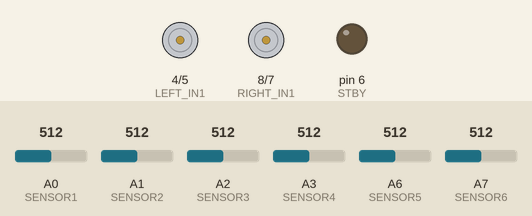
This program was run on a simulated Arduino Nano, built with avr-gcc and run on an emulated ATmega328P. Shown: motor-driver pin pairs drawn as motors (green arrow = first pin HIGH = forward, orange = second pin HIGH = backward, longer = more drive, scaled by the enable pin, stopped while the standby pin is LOW), output pins drawn as LEDs (lit = HIGH). The test bench sets the inputs (shaded band); at power-on: A0 (SENSOR1) = 512, A2 (SENSOR3) = 512, A3 (SENSOR4) = 512, A1 (SENSOR2) = 512, A6 (SENSOR5) = 512, A7 (SENSOR6) = 512.

Above: at 1.2 s.
1.3 s: A0 (SENSOR1) set to 109
2.8 s: A0 (SENSOR1) set to 89
At 3.9 s:
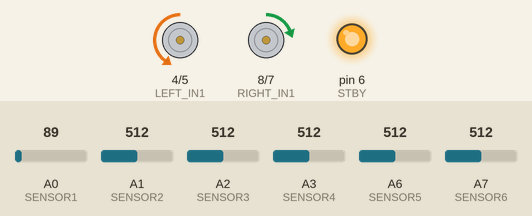
4.3 s: A0 (SENSOR1) set to 110
At 5.1 s:
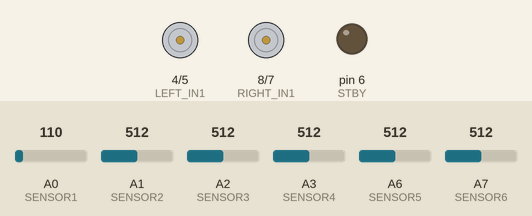
5.8 s: A2 (SENSOR3) set to 111
7.3 s: A2 (SENSOR3) set to 90
At 8.5 s:
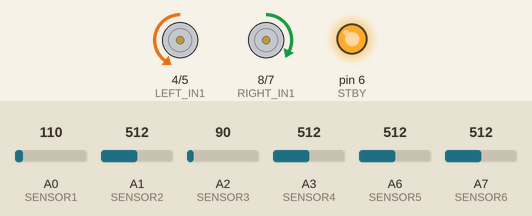
8.8 s: A3 (SENSOR4) set to 108
10.3 s: A3 (SENSOR4) set to 91
At 10.8 s:
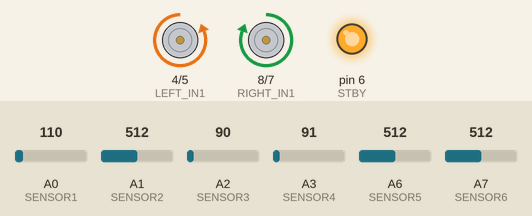
Timing chart, 0 to 12.8 s (numbered marks = the images above; inputs shaded):
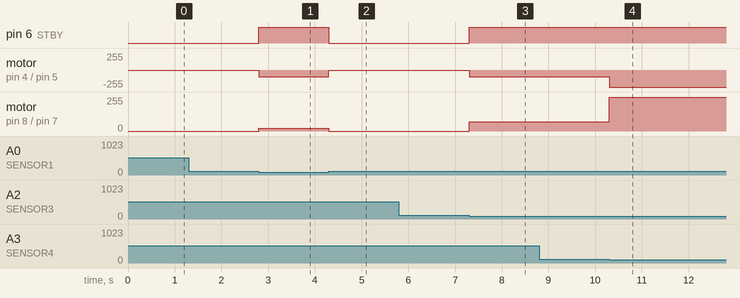

The program:

main.cpp
```cpp
#include <Arduino.h>
//SENSORES
#define SENSOR1 A0
#define SENSOR2 A1
#define SENSOR3 A2
#define SENSOR4 A3
#define SENSOR5 A6
#define SENSOR6 A7

//numero de sensores
#define SENSORNO 6

//motor direito
#define RIGHT_PWM 9
#define RIGHT_IN2 7
#define RIGHT_IN1 8

#define STBY 6 //HABILITA A LOCOMOÇÃO

//MOTOR ESQUERDO
#define LEFT_IN1 4
#define LEFT_IN2 5
#define LEFT_PWM 3

//PORTAS BLUETOOTH
#define BLUETOOTH_TX 10
#define BLUETOOTH_RX 11

void setup() {
    Serial.begin(9600);
    pinMode(RIGHT_PWM, OUTPUT);
    pinMode(RIGHT_IN1, OUTPUT);
    pinMode(RIGHT_IN2, OUTPUT);

    pinMode(LEFT_PWM, OUTPUT);
    pinMode(LEFT_IN1, OUTPUT);
    pinMode(LEFT_IN2, OUTPUT);


    pinMode(STBY, OUTPUT);
}

void loop() {
    //linha reta
    if (analogRead(SENSOR3)<100 && analogRead(SENSOR4)<100){
        digitalWrite(STBY, HIGH);

        digitalWrite(RIGHT_IN1, HIGH);
        digitalWrite(RIGHT_IN2, LOW);
        analogWrite(RIGHT_PWM, 255);

        digitalWrite(LEFT_IN1, LOW);
        digitalWrite(LEFT_IN2, HIGH);
        analogWrite(LEFT_PWM, 255);
    }
    //curva para a direita
    else if(analogRead(SENSOR2)<100 && analogRead(SENSOR3)<100){
        digitalWrite(STBY, HIGH);

        digitalWrite(RIGHT_IN1, HIGH);
        digitalWrite(RIGHT_IN2, LOW);
        analogWrite(RIGHT_PWM, 20);

        digitalWrite(LEFT_IN1, LOW);
        digitalWrite(LEFT_IN2, HIGH);
        analogWrite(LEFT_PWM, 100);
    }
    //curva para a direita
    else if(analogRead(SENSOR2)<100 && analogRead(SENSOR1)<100){
        digitalWrite(STBY, HIGH);

        digitalWrite(RIGHT_IN1, HIGH);
        digitalWrite(RIGHT_IN2, LOW);
        analogWrite(RIGHT_PWM, 20);

        digitalWrite(LEFT_IN1, LOW);
        digitalWrite(LEFT_IN2, HIGH);
        analogWrite(LEFT_PWM, 100);
    }
    //curva para a direita
    else if (analogRead(SENSOR2)<100)
    {
        digitalWrite(STBY, HIGH);

        digitalWrite(RIGHT_IN1, HIGH);
        digitalWrite(RIGHT_IN2, LOW);
        analogWrite(RIGHT_PWM, 20);

        digitalWrite(LEFT_IN1, LOW);
        digitalWrite(LEFT_IN2, HIGH);
        analogWrite(LEFT_PWM, 100);
    }
    //curva para a direita
    else if (analogRead(SENSOR1)<100)
    {
        digitalWrite(STBY, HIGH);

        digitalWrite(RIGHT_IN1, HIGH);
        digitalWrite(RIGHT_IN2, LOW);
        analogWrite(RIGHT_PWM, 20);

        digitalWrite(LEFT_IN1, LOW);
        digitalWrite(LEFT_IN2, HIGH);
        analogWrite(LEFT_PWM, 100);
    }
    //curva para a esquerda
     else if(analogRead(SENSOR4)<100 && analogRead(SENSOR5)<100){
        digitalWrite(STBY, HIGH);

        digitalWrite(RIGHT_IN1, HIGH);
        digitalWrite(RIGHT_IN2, LOW);
        analogWrite(RIGHT_PWM, 100);

        digitalWrite(LEFT_IN1, LOW);
        digitalWrite(LEFT_IN2, HIGH);
        analogWrite(LEFT_PWM, 55);
    }
    //curva para a esquerda
     else if(analogRead(SENSOR5)<100 && analogRead(SENSOR6)<100){
        digitalWrite(STBY, HIGH);

        digitalWrite(RIGHT_IN1, HIGH);
        digitalWrite(RIGHT_IN2, LOW);
        analogWrite(RIGHT_PWM, 100);

        digitalWrite(LEFT_IN1, LOW);
        digitalWrite(LEFT_IN2, HIGH);
        analogWrite(LEFT_PWM, 40);
    }
    //curva para a esquerda
    else if (analogRead(SENSOR5)<100)
    {
        digitalWrite(STBY, HIGH);

        digitalWrite(RIGHT_IN1, HIGH);
        digitalWrite(RIGHT_IN2, LOW);
        analogWrite(RIGHT_PWM, 100);

        digitalWrite(LEFT_IN1, LOW);
        digitalWrite(LEFT_IN2, HIGH);
        analogWrite(LEFT_PWM, 30);
    }
    //curva para a esquerda
    else if (analogRead(SENSOR6)<100)
    {
        digitalWrite(STBY, HIGH);

        digitalWrite(RIGHT_IN1, HIGH);
        digitalWrite(RIGHT_IN2, LOW);
        analogWrite(RIGHT_PWM, 100);

        digitalWrite(LEFT_IN1, LOW);
        digitalWrite(LEFT_IN2, HIGH);
        analogWrite(LEFT_PWM, 40);
    }
    //reta para a esquerda
    else if (analogRead(SENSOR4)<100)
    {
        digitalWrite(STBY, HIGH);

        digitalWrite(RIGHT_IN1, HIGH);
        digitalWrite(RIGHT_IN2, LOW);
        analogWrite(RIGHT_PWM, 100);

        digitalWrite(LEFT_IN1, LOW);
        digitalWrite(LEFT_IN2, HIGH);
        analogWrite(LEFT_PWM, 70);
    }
    //reta para a direita
     else if (analogRead(SENSOR3)<100)
    {
        digitalWrite(STBY, HIGH);

        digitalWrite(RIGHT_IN1, HIGH);
        digitalWrite(RIGHT_IN2, LOW);
        analogWrite(RIGHT_PWM, 70);

        digitalWrite(LEFT_IN1, LOW);
        digitalWrite(LEFT_IN2, HIGH);
        analogWrite(LEFT_PWM, 100);
    }
    //curva para a esquerda
     else if(analogRead(SENSOR4)<100
            && analogRead(SENSOR5)<100
            && analogRead(SENSOR6)<100) {
        digitalWrite(STBY, HIGH);

        digitalWrite(RIGHT_IN1, HIGH);
        digitalWrite(RIGHT_IN2, LOW);
        analogWrite(RIGHT_PWM, 100);

        digitalWrite(LEFT_IN1, LOW);
        digitalWrite(LEFT_IN2, HIGH);
        analogWrite(LEFT_PWM, 40);
    }
       //curva para a esquerda
     else if(analogRead(SENSOR3)<100
            && analogRead(SENSOR4)<100
            && analogRead(SENSOR5)<100
            && analogRead(SENSOR6)<100) {
        digitalWrite(STBY, HIGH);

        digitalWrite(RIGHT_IN1, HIGH);
        digitalWrite(RIGHT_IN2, LOW);
        analogWrite(RIGHT_PWM, 100);

        digitalWrite(LEFT_IN1, LOW);
        digitalWrite(LEFT_IN2, HIGH);
        analogWrite(LEFT_PWM, 40);
    }
    //curva para a direita
     else if(analogRead(SENSOR1)<100
        && analogRead(SENSOR2)<100
        && analogRead(SENSOR3)<100){
        digitalWrite(STBY, HIGH);

        digitalWrite(RIGHT_IN1, HIGH);
        digitalWrite(RIGHT_IN2, LOW);
        analogWrite(RIGHT_PWM, 40);

        digitalWrite(LEFT_IN1, LOW);
        digitalWrite(LEFT_IN2, HIGH);
        analogWrite(LEFT_PWM, 100);
    }
    //curva para a direita
     else if(analogRead(SENSOR1)<100
        && analogRead(SENSOR2)<100
        && analogRead(SENSOR3)<100
        && analogRead(SENSOR4)<100){
        digitalWrite(STBY, HIGH);

        digitalWrite(RIGHT_IN1, HIGH);
        digitalWrite(RIGHT_IN2, LOW);
        analogWrite(RIGHT_PWM, 40);

        digitalWrite(LEFT_IN1, LOW);
        digitalWrite(LEFT_IN2, HIGH);
        analogWrite(LEFT_PWM, 100);
    }

    //parado
    else{
        digitalWrite(STBY, LOW);
    }
}
```

Measured:
- the behaviour switches between 100 and 99 on A0 (SENSOR1) (found by bisection; images 0 and 1)
- the behaviour switches between 100 and 99 on A2 (SENSOR3) (found by bisection; images 2 and 3)
- the behaviour switches between 100 and 99 on A3 (SENSOR4) (found by bisection; images 3 and 4)
- after the input at 1.3 s, every drawn part: stays the same
- after the input at 2.8 s, pin 6 (STBY): LOW → HIGH at once; motor on pin 4 (LEFT_IN1) / pin 5 (LEFT_IN2): stopped → backward 100/255 at once; motor on pin 8 (RIGHT_IN1) / pin 7 (RIGHT_IN2): stopped → forward 20/255 at once
- after the input at 4.3 s, pin 6 (STBY): HIGH → LOW at once; motor on pin 4 (LEFT_IN1) / pin 5 (LEFT_IN2): backward 100/255 → stopped at once; motor on pin 8 (RIGHT_IN1) / pin 7 (RIGHT_IN2): forward 20/255 → stopped at once
- after the input at 5.8 s, every drawn part: stays the same
- after the input at 7.3 s, pin 6 (STBY): LOW → HIGH at once; motor on pin 4 (LEFT_IN1) / pin 5 (LEFT_IN2): stopped → backward 100/255 at once; motor on pin 8 (RIGHT_IN1) / pin 7 (RIGHT_IN2): stopped → forward 70/255 at once
- after the input at 8.8 s, every drawn part: stays the same
- after the input at 10.3 s, motor on pin 4 (LEFT_IN1) / pin 5 (LEFT_IN2): backward 100/255 → backward 255/255 at once; motor on pin 8 (RIGHT_IN1) / pin 7 (RIGHT_IN2): forward 70/255 → forward 255/255 at once
